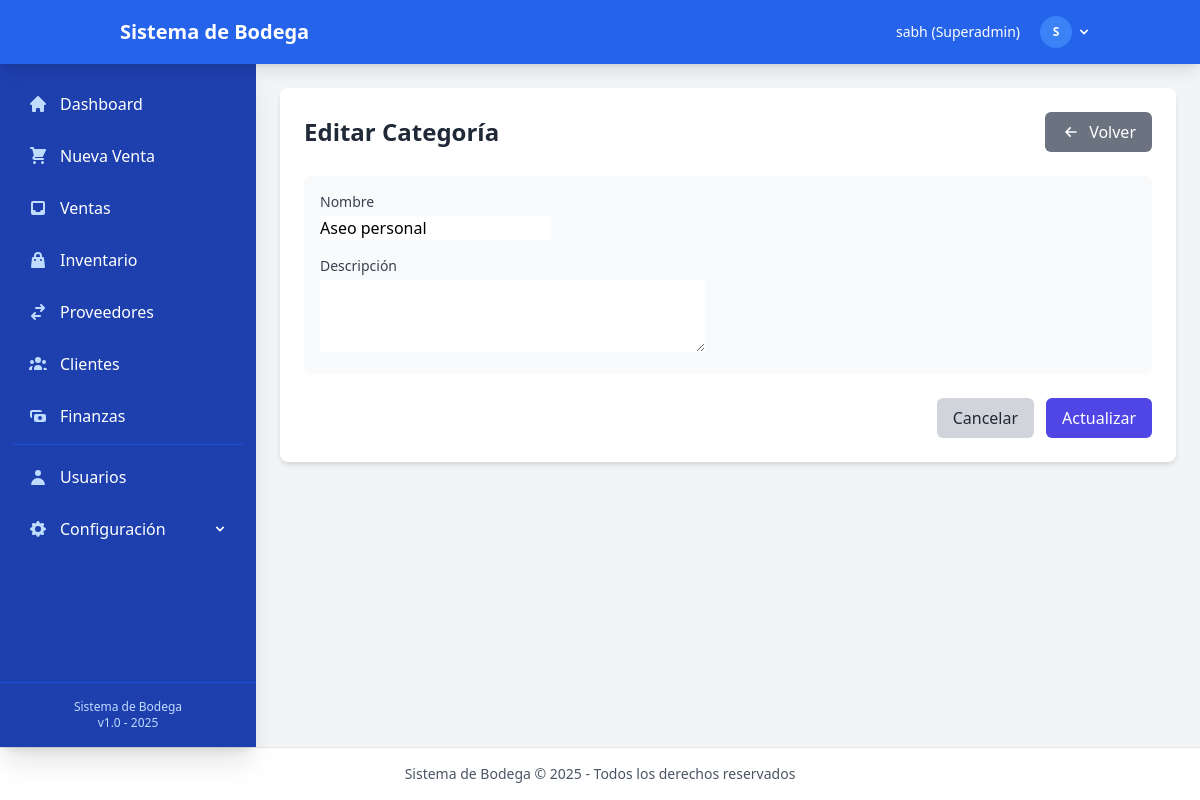
The app's page /inventory/categories/3/edit/ (signed in) with its own data.
### accounts/models.py (models this page shows, shortened)
class User(AbstractUser):
    is_admin = models.BooleanField(default=False)
    is_employee = models.BooleanField(default=False)
    class Meta:
        verbose_name = 'Usuario'
        verbose_name_plural = 'Usuarios'
    @property
    def role(self):
        if self.is_superuser:
            return 'Superadmin'
        elif self.is_admin:
            return 'Administrador'
        elif self.is_employee:
            return 'Empleado'
        else:
            return 'Usuario'

### inventory/models.py (models this page shows, shortened)
class Category(models.Model):
    name = models.CharField(max_length=50, verbose_name="Nombre")
    description = models.TextField(blank=True, verbose_name="Descripción")
    class Meta:
        verbose_name = "Categoría"
        verbose_name_plural = "Categorías"
        ordering = ['name']

### inventory/views.py (the view)
# urls.py: path('categories/<int:pk>/edit/', views.category_update, name='category_update'),
@login_required
def category_update(request, pk):
    category = get_object_or_404(Category, pk=pk)
    if request.method == 'POST':
        form = CategoryForm(request.POST, instance=category)
        if form.is_valid():
            form.save()
            messages.success(request, f'Categoría "{category.name}" actualizada exitosamente.')
            return redirect('inventory:category_list')
    else:
        form = CategoryForm(instance=category)
    return render(request, 'inventory/category_form.html', {
        'form': form,
        'category': category,
        'title': 'Editar Categoría'
    })

### inventory/forms.py
class CategoryForm(forms.ModelForm):
    class Meta:
        model = Category
        fields = ['name', 'description']
        widgets = {
            'name': forms.TextInput(attrs={'class': 'form-input'}),
            'description': forms.Textarea(attrs={'class': 'form-input', 'rows': 3}),
        }

### utils/context_processors.py (called while the page is built)
def exchange_rate(request):
    latest_rate = ExchangeRate.get_latest_rate()
    return {
        'latest_exchange_rate': latest_rate,
    }

### utils/models.py (called while the page is built)
    @classmethod
    def get_latest_rate(cls):
        try:
            return cls.objects.latest()
        except cls.DoesNotExist:
            return None

### templates/inventory/category_form.html (shortened to what this page needs)
{% extends 'base/base.html' %}
{% block content %}
<div class="bg-white rounded-lg shadow-md p-6 mb-6">
    <div class="flex justify-between items-center mb-6">
        <h1 class="text-2xl font-bold text-gray-800">{{ title }}</h1>
        <a href="{% url 'inventory:category_list' %}" class="bg-gray-500 hover:bg-gray-600 text-white font-medium py-2 px-4 rounded-md inline-flex items-center">
            <svg xmlns="http://www.w3.org/2000/svg" class="h-5 w-5 mr-2" fill="none" viewBox="0 0 24 24" stroke="currentColor">
                <path stroke-linecap="round" stroke-linejoin="round" stroke-width="2" d="M11 17l-5-5m0 0l5-5m-5 5h12" />
            </svg>
            Volver
        </a>
    </div>
    <form method="post" class="space-y-6">
        <div class="bg-gray-50 p-4 rounded-md space-y-4">
            <div>
                <label for="{{ form.name.id_for_label }}" class="block text-sm font-medium text-gray-700 mb-1">Nombre</label>
                {{ form.name }}
            </div>
            <div>
                <label for="{{ form.description.id_for_label }}" class="block text-sm font-medium text-gray-700 mb-1">Descripción</label>
                {{ form.description }}
            </div>
        </div>
        <div class="flex justify-end space-x-3">
            <a href="{% url 'inventory:category_list' %}" class="bg-gray-300 hover:bg-gray-400 text-gray-800 font-medium py-2 px-4 rounded-md">
                Cancelar
            </a>
            <button type="submit" class="bg-indigo-600 hover:bg-indigo-700 text-white font-medium py-2 px-4 rounded-md">
                {% if category %}Actualizar{% else %}Guardar{% endif %}
            </button>
        </div>
    </form>
</div>
{% endblock %}

### templates/base/base.html (shortened to what this page needs)
<!DOCTYPE html>
<html lang="es">
<head>
    <script src="https://cdn.tailwindcss.com"></script>
</head>
<body class="bg-gray-100 min-h-screen flex flex-col" x-data="{ sidebarOpen: false }">
    <header class="bg-blue-600 text-white shadow-lg relative z-50">
        <div class="container mx-auto px-4 py-3 flex justify-between items-center">
            <div class="flex items-center space-x-4">
                <a href="{% url 'dashboard' %}" class="text-xl font-bold hover:text-blue-200 transition-colors">
                    <span class="hidden sm:inline">Sistema de Bodega</span>
                </a>
            </div>
            {% if user.is_authenticated %}
            <div class="flex items-center space-x-4">
                <span class="text-sm hidden lg:inline">
                    {{ user.get_full_name|default:user.username }} ({{ user.role }})
                </span>
                <div x-data="{ userMenuOpen: false }" class="relative">
                    <button
                        @click="userMenuOpen = !userMenuOpen"
                        class="flex items-center text-sm focus:outline-none focus:ring-2 focus:ring-blue-300 rounded-full p-1">
                        <div class="h-8 w-8 bg-blue-500 rounded-full flex items-center justify-center">
                            <span class="text-xs font-bold">{{ user.username|first|upper }}</span>
                        </div>
                        <svg class="ml-1 h-4 w-4" xmlns="http://www.w3.org/2000/svg" viewBox="0 0 20 20" fill="currentColor">
                            <path fill-rule="evenodd" d="M5.293 7.293a1 1 0 011.414 0L10 10.586l3.293-3.293a1 1 0 111.414 1.414l-4 4a1 1 0 01-1.414 0l-4-4a1 1 0 010-1.414z" clip-rule="evenodd" />
                        </svg>
                    </button>
                </div>
            </div>
            {% endif %}
        </div>
    </header>
    <div class="flex flex-1 relative">
        {% if user.is_authenticated %}
        <aside class="sidebar-transition fixed md:static inset-y-0 left-0 z-40 w-64 bg-blue-800 text-white shadow-xl transform md:transform-none"
               :class="sidebarOpen ? 'translate-x-0' : '-translate-x-full md:translate-x-0'">
            <div class="h-full flex flex-col">
                <nav class="flex-1 py-4 overflow-y-auto custom-scrollbar">
                    <ul class="space-y-1 px-3">
                        <li>
                            <a href="{% url 'dashboard' %}"
                               @click="sidebarOpen = false"
                               class="flex items-center py-3 px-4 rounded-lg hover:bg-blue-700 transition-colors group">
                                <span class="font-medium">Dashboard</span>
                            </a>
                        </li>
                        <li>
                            <a href="{% url 'sales:sale_create' %}"
                               @click="sidebarOpen = false"
                               class="flex items-center py-3 px-4 rounded-lg hover:bg-blue-700 transition-colors group">
                                <span class="font-medium">Nueva Venta</span>
                            </a>
                        </li>
                        <li>
                            <a href="{% url 'sales:sale_list' %}"
                               @click="sidebarOpen = false"
                               class="flex items-center py-3 px-4 rounded-lg hover:bg-blue-700 transition-colors group">
                                <svg xmlns="http://www.w3.org/2000/svg" class="h-5 w-5 mr-3 text-blue-200 group-hover:text-white" viewBox="0 0 20 20" fill="currentColor">
                                    <path fill-rule="evenodd" d="M5 3a2 2 0 00-2 2v10a2 2 0 002 2h10a2 2 0 002-2V5a2 2 0 00-2-2H5zm0 2h10v7h-2l-1 2H8l-1-2H5V5z" clip-rule="evenodd" />
                                </svg>
                                <span class="font-medium">Ventas</span>
                            </a>
                        </li>
                        <li>
                            <a href="{% url 'inventory:product_list' %}"
                               @click="sidebarOpen = false"
                               class="flex items-center py-3 px-4 rounded-lg hover:bg-blue-700 transition-colors group">
                                <span class="font-medium">Inventario</span>
                            </a>
                        </li>
                        <li>
                            <a href="{% url 'suppliers:supplier_list' %}"
                               @click="sidebarOpen = false"
                               class="flex items-center py-3 px-4 rounded-lg hover:bg-blue-700 transition-colors group">
                                <span class="font-medium">Proveedores</span>
                            </a>
                        </li>
                        <li>
                            <a href="{% url 'customers:customer_list' %}"
                               @click="sidebarOpen = false"
                               class="flex items-center py-3 px-4 rounded-lg hover:bg-blue-700 transition-colors group">
                                <span class="font-medium">Clientes</span>
                            </a>
                        </li>
                        <li>
                            <a href="{% url 'finances:dashboard' %}"
                               @click="sidebarOpen = false"
                               class="flex items-center py-3 px-4 rounded-lg hover:bg-blue-700 transition-colors group">
                                <span class="font-medium">Finanzas</span>
                            </a>
                        </li>
                        {% if user.is_admin or user.is_superuser %}
                        <li class="border-t border-blue-700 pt-2 mt-2">
                            <a href="{% url 'accounts:user_list' %}"
                               @click="sidebarOpen = false"
                               class="flex items-center py-3 px-4 rounded-lg hover:bg-blue-700 transition-colors group">
                                <svg xmlns="http://www.w3.org/2000/svg" class="h-5 w-5 mr-3 text-blue-200 group-hover:text-white" viewBox="0 0 20 20" fill="currentColor">
                                    <path fill-rule="evenodd" d="M10 9a3 3 0 100-6 3 3 0 000 6zm-7 9a7 7 0 1114 0H3z" clip-rule="evenodd" />
                                </svg>
                                <span class="font-medium">Usuarios</span>
                            </a>
                        </li>
                        <li x-data="{ submenuOpen: false }">
                            <button @click="submenuOpen = !submenuOpen"
                                    class="w-full flex items-center py-3 px-4 rounded-lg hover:bg-blue-700 transition-colors group">
                                <span class="flex-1 text-left font-medium">Configuración</span>
                            </button>
                        </li>
                        {% endif %}
                    </ul>
                </nav>
                <div class="p-4 border-t border-blue-700">
                    <div class="text-center text-xs text-blue-200">
                        Sistema de Bodega<br>
                        v1.0 - 2025
                    </div>
                </div>
            </div>
        </aside>
        {% endif %}
        <main class="flex-1 min-w-0">
            <div class="p-4 md:p-6">
                {% block content %}{% endblock %}
            </div>
        </main>
    </div>
    <footer class="bg-white border-t border-gray-200 p-4">
        <div class="container mx-auto text-center text-gray-600 text-sm">
            <p class="hidden sm:block">Sistema de Bodega &copy; 2025 - Todos los derechos reservados</p>
        </div>
    </footer>
</body>
</html>

### templates/base/base.html (style rules this page uses)
.sidebar-transition { transition: all 0.3s ease-in-out; }

### records on screen
User: get_full_name "sabh", role "Superadmin", username|first "S"
Category: name "Aseo personal"

### other values on screen
{{ title }} "Editar Categoría"
